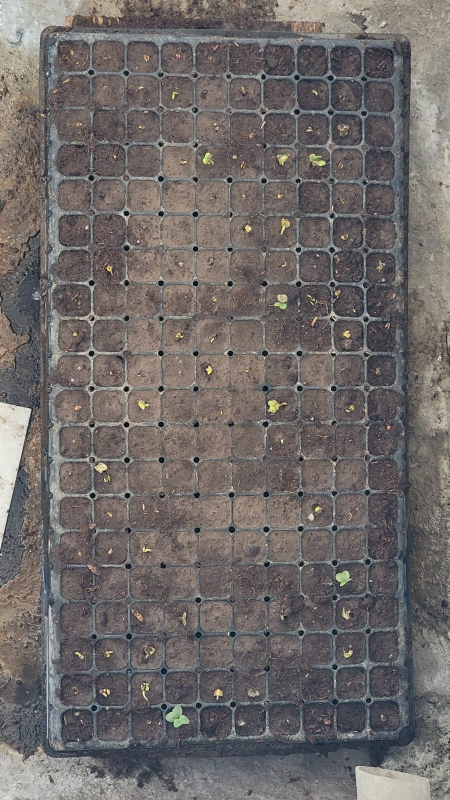
#> input picture src/img.jpeg, 900 x 1600 px (shown at 1/2 size)
$ python plants_test.py
#> lines starting #> are read from the running program, lines starting #| are printed output that depends on the picture; after the words box and inside, x2 and y2 are one past the last pixel; in counts of white or black regions, pixels touching at a corner belong together
### src/Autoset.py
import cv2
from math import dist, atan, degrees
from sklearn.cluster import KMeans
import numpy as np


def g_radius(cont):
    ((x, y), radius) = cv2.minEnclosingCircle(cont)
    return radius


class Auto:

    def __init__(self):
        self.kernel = 11
        self.r = 0
        self.c = 2
        self.change = False
        self.p_coordinates = []

    def set_image(self, img):
        self.img = img
        self.mask = np.zeros_like(img)

    def get_image(self):
        self.img = cv2.addWeighted(self.img, 0.6, self.mask, 0.8, 0)
        return self.img

    # [136 lines left out: functions autoset_tray, detect_tray, not called in this run]

    def autoset_plants(self):
        conts, _ = cv2.findContours(
                self.plants_mask,
                cv2.RETR_EXTERNAL,
                cv2.CHAIN_APPROX_NONE)

        rads = [g_radius(c) for c in conts if g_radius(c) > 0.1]
        median = (max(rads) + min(rads)) / 2

        self.p = [p for p in conts if g_radius(p) > median * 0.4]

        plants = []
        for p in self.p:
            ((x, y), _) = cv2.minEnclosingCircle(p)
            center = (int(x), int(y))
            if cv2.pointPolygonTest(self.tray, center, False) > 0:
                plants.append(p)
                self.p_coordinates.append(center)
        self.p = plants
        print(self.p_coordinates)

    def set_plants_mask(self):
        hsv = cv2.cvtColor(self.img, cv2.COLOR_RGB2HSV)
        hsv[:, :, 2] = hsv[:, :, 2] * 1.2

        green_l = np.array([25, 40, 72])
        green_h = np.array([102, 255, 255])

        self.plants_mask = cv2.inRange(hsv, green_l, green_h)

        img, _, _ = cv2.split(self.mask)
        conts, _ = cv2.findContours(
                img,
                cv2.RETR_EXTERNAL,
                cv2.CHAIN_APPROX_NONE)
        conts = {cv2.contourArea(cont): cont for cont in conts}
        try:
            self.tray = conts[max(conts.keys())]
        except Exception:
            return None
        cv2.drawContours(
                self.mask,
                self.tray,
                -1,
                (255, 0, 255),
                1)

    def draw_plants(self):
        for center in self.p_coordinates:
            cv2.circle(self.mask, center, 1, (0, 255, 0), 2)

    def detect_plants(self):
        self.set_plants_mask()
        self.autoset_plants()
        self.draw_plants()
        return 'Done'

    def process_data(self):
        return len(self.p_coordinates), 200, len(self.p)/200

    def get_plants_coordinates(self):
        return self.p_coordinates

### src/plants_test.py
import cv2
import Autoset

img = cv2.imread('img.jpeg')
#> img is the input picture: shape (1600, 900, 3); mean B, G, R 104.3, 105.5, 110.6
h, w = img.shape[0], img.shape[1]
#> h = 1600; w = 900
ratio = h / w
#> ratio = 1.78
nw = int(w * 0.5)
#> nw = 450
nh = int(ratio * nw)
#> nh = 800
img = cv2.resize(img, (nw, nh))
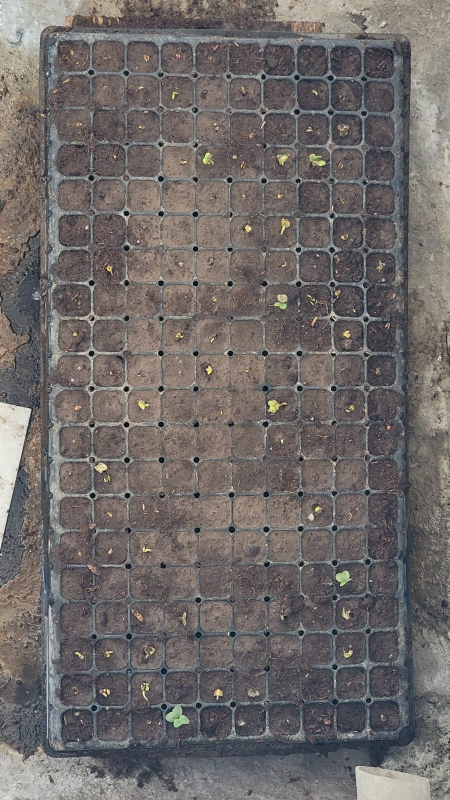
#> img: shape (800, 450, 3); mean B, G, R 104.4, 105.7, 110.8
cv2.imshow('img', img)
cv2.waitKey(0)
auto = Autoset.Auto()
auto.set_image(img)
auto.detect_plants()
#> in set_plants_mask, `hsv = cv2.cvtColor(self.img, cv2.COLOR_RGB2HSV)`: hsv: shape (800, 450, 3); mean H, S, V 93.1, 28.5, 113.6
#> in set_plants_mask, `hsv[:, :, 2] = hsv[:, :, 2] * 1.2`: hsv: shape (800, 450, 3); mean H, S, V 93.1, 28.5, 133.9
#> in set_plants_mask, `self.plants_mask = cv2.inRange(hsv, green_l, green_h)`:
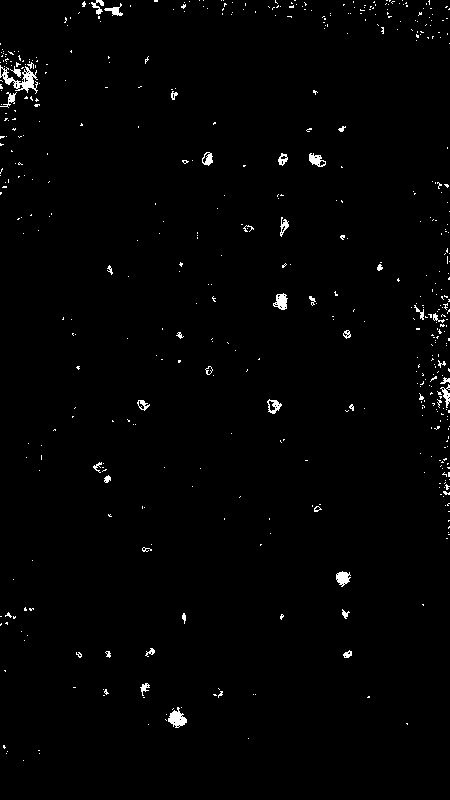
#> self.plants_mask: shape (800, 450); 1.2% white in thin lines or dots
#> in set_plants_mask, `img, _, _ = cv2.split(self.mask)`: img: shape (800, 450); every value is 0
#> in set_plants_mask, `img, _, _ = cv2.split(self.mask)`: self.mask: shape (800, 450, 3); every value is 0
#> in set_plants_mask, `conts, _ = cv2.findContours( img, cv2.RETR_EXTERNAL, cv2.CHAIN_APPROX_..`: conts = []
#> in set_plants_mask, `conts = {cv2.contourArea(cont): cont for cont in conts}`: conts = 0 items
#> in autoset_plants, `conts, _ = cv2.findContours( self.plants_mask, cv2.RETR_EXTERNAL, cv2...`: conts = 519 contours, 492 with area under 20; largest, box (x1, y1, x2, y2) and area: (0, 65, 38, 94) 340, (168, 707, 187, 728) 192, (273, 293, 288, 310) 146, (336, 571, 351, 587) 128, (309, 153, 326, 167) 124
#> in autoset_plants, `rads = [g_radius(c) for c in conts if g_radius(c) > 0.1]`: rads = 314 values, max 22.5 at index 229, min 0.5 at index 0, mean 1.89
#> in autoset_plants, `median = (max(rads) + min(rads)) / 2`: median = 11.5
#> in autoset_plants, `self.p = [p for p in conts if g_radius(p) > median * 0.4]`: self.p = 28 contours, 6 with area under 20; largest, box (x1, y1, x2, y2) and area: (0, 65, 38, 94) 340, (168, 707, 187, 728) 192, (273, 293, 288, 310) 146, (336, 571, 351, 587) 128, (309, 153, 326, 167) 124
#> the loop in autoset_plants, `for p in self.p:` made 1 pass
#> (x, y, center) on pass 1: (177.1, 717.1, (177, 717))
#> after the loop in autoset_plants, `for p in self.p:`: plants = []
#> (the run stopped early here; a loop or call above may not have finished)
